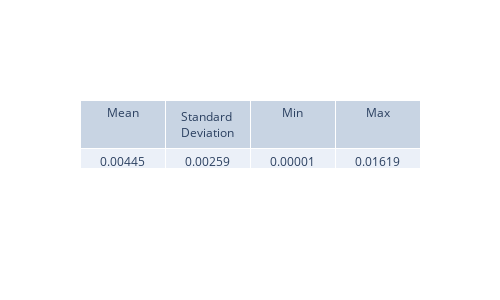
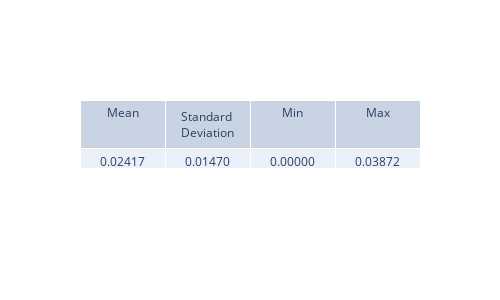
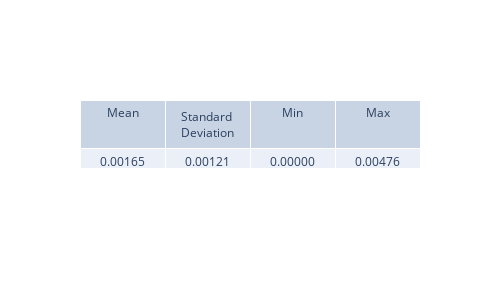
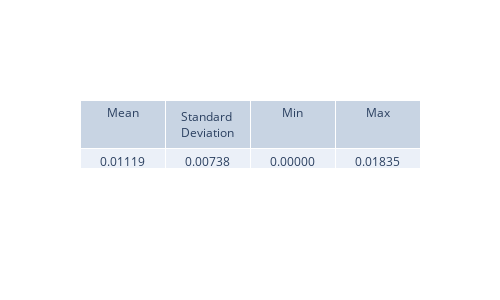

Notebook cell for these charts, in order:
### Code cell
lambda0_analytical = analytical_weights["lambda0_analytical"]
lambda1_analytical = analytical_weights["lambda1_analytical"]
lambda2_analytical = analytical_weights["lambda2_analytical"]
lambda3_analytical = analytical_weights["lambda3_analytical"]
lambda4_analytical = analytical_weights["lambda4_analytical"]
lambda5_analytical = analytical_weights["lambda5_analytical"]

lambda0_diff = np.abs(lambda0 - lambda0_analytical)
lambda1_diff = np.abs(lambda1 - lambda1_analytical)
lambda2_diff = np.abs(lambda2 - lambda2_analytical)
lambda3_diff = np.abs(lambda3 - lambda3_analytical)
lambda4_diff = np.abs(lambda4 - lambda4_analytical)
lambda5_diff = np.abs(lambda5 - lambda5_analytical)

view_metrics(lambda0_diff)
view_metrics(lambda1_diff)
view_metrics(lambda2_diff)
view_metrics(lambda3_diff)
view_metrics(lambda4_diff)
view_metrics(lambda5_diff)

plt.figure(figsize=(8, 5), dpi=200)
plt.plot(t_values, lambda0_diff, label='delta lambda0')
plt.plot(t_values, lambda1_diff, label='delta lambda1')
plt.plot(t_values, lambda2_diff, label='delta lambda2')
plt.plot(t_values, lambda3_diff, label='delta lambda3')
plt.plot(t_values, lambda4_diff, label='delta lambda4')
plt.plot(t_values, lambda5_diff, label='delta lambda5')
plt.xlabel("Time (ps)")
plt.ylabel("Absolute Error")
plt.title("Difference between PINN and Analytical lambda values")
plt.grid(True)
plt.legend()
plt.show()

### Figure 1 — Plotly figure (JSON) as saved in the notebook; plotly's stock layout.template omitted (floating-point values rounded to 4 significant figures)
{"data": [{"cells": {"values": [["0.00445"], ["0.00259"], ["0.00001"], ["0.01619"]]}, "header": {"values": ["Mean", "Standard Deviation", "Min", "Max"]}, "type": "table"}], "layout": {"height": 300, "width": 500}}

### Figure 2 — Plotly figure (JSON) as saved in the notebook; plotly's stock layout.template omitted (floating-point values rounded to 4 significant figures)
{"data": [{"cells": {"values": [["0.02417"], ["0.01470"], ["0.00000"], ["0.03872"]]}, "header": {"values": ["Mean", "Standard Deviation", "Min", "Max"]}, "type": "table"}], "layout": {"height": 300, "width": 500}}

### Figure 3 — Plotly figure (JSON) as saved in the notebook; plotly's stock layout.template omitted (floating-point values rounded to 4 significant figures)
{"data": [{"cells": {"values": [["0.00165"], ["0.00121"], ["0.00000"], ["0.00476"]]}, "header": {"values": ["Mean", "Standard Deviation", "Min", "Max"]}, "type": "table"}], "layout": {"height": 300, "width": 500}}

### Figure 4 — Plotly figure (JSON) as saved in the notebook; plotly's stock layout.template omitted (floating-point values rounded to 4 significant figures)
{"data": [{"cells": {"values": [["0.01119"], ["0.00738"], ["0.00000"], ["0.01835"]]}, "header": {"values": ["Mean", "Standard Deviation", "Min", "Max"]}, "type": "table"}], "layout": {"height": 300, "width": 500}}
